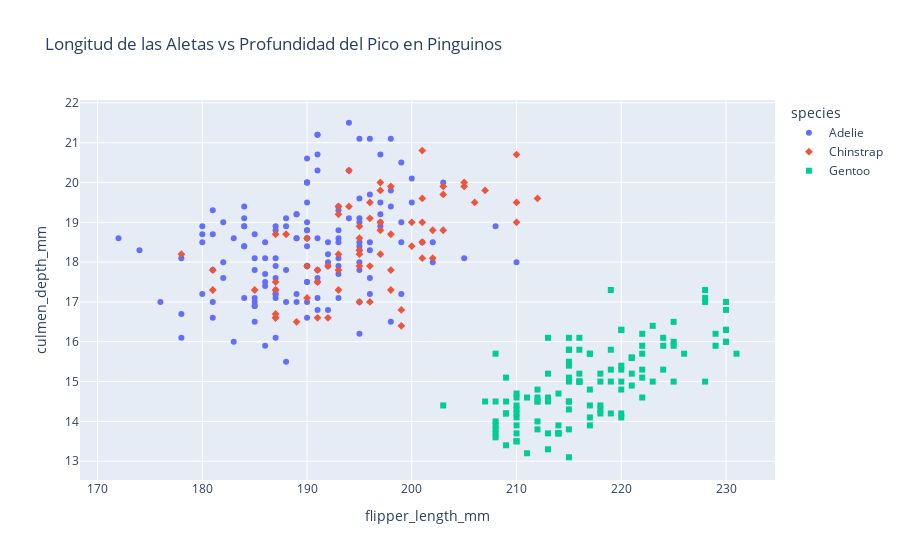

The cell this chart's notebook holds for it:
### Code cell
# Scatter Plot con Plotly
# https://plotly.com/python/line-and-scatter/
fig = px.scatter(
    df, 
    x='flipper_length_mm', 
    y='culmen_depth_mm', 
    title='Longitud de las Aletas vs Profundidad del Pico en Pinguinos',
    # color='sex',
    symbol='species',
    color='species'
)
fig.show()

### Figure 1 — Plotly figure (JSON) as saved in the notebook; plotly's stock layout.template omitted (floating-point values rounded to 4 significant figures; data arrays with more than 128 entries replaced by an {"elided": "..."} marker saying what was removed)
{"data": [{"hovertemplate": "species=Adelie<br>flipper_length_mm=%{x}<br>culmen_depth_mm=%{y}<extra></extra>", "legendgroup": "Adelie", "marker": {"color": "#636efa", "symbol": "circle"}, "mode": "markers", "name": "Adelie", "orientation": "v", "showlegend": true, "type": "scatter", "x": {"elided": "146 int values"}, "xaxis": "x", "y": {"elided": "146 float values"}, "yaxis": "y"}, {"hovertemplate": "species=Chinstrap<br>flipper_length_mm=%{x}<br>culmen_depth_mm=%{y}<extra></extra>", "legendgroup": "Chinstrap", "marker": {"color": "#EF553B", "symbol": "diamond"}, "mode": "markers", "name": "Chinstrap", "orientation": "v", "showlegend": true, "type": "scatter", "x": [192, 196, 193, 188, 197, 198, 178, 197, 195, 198, 193, 194, 185, 201, 190, 201, 197, 181, 190, 195, 181, 191, 187, 193, 195, 197, 200, 200, 191, 205, 187, 201, 187, 203, 195, 199, 195, 210, 192, 205, 210, 187, 196, 196, 196, 201, 190, 212, 187, 198, 199, 201, 193, 203, 187, 197, 191, 203, 202, 194, 206, 189, 195, 207, 202, 193, 210, 198], "xaxis": "x", "y": [17.9, 19.5, 19.2, 18.7, 19.8, 17.8, 18.2, 18.2, 18.9, 19.9, 17.8, 20.3, 17.3, 18.1, 17.1, 19.6, 20, 17.8, 18.6, 18.2, 17.3, 17.5, 16.6, 19.4, 17.9, 19, 18.4, 19, 17.8, 20, 16.6, 20.8, 16.7, 18.8, 18.6, 16.8, 18.3, 20.7, 16.6, 19.9, 19.5, 17.5, 19.1, 17, 17.9, 18.5, 17.9, 19.6, 18.7, 17.3, 16.4, 19, 17.3, 19.7, 17.3, 18.8, 16.6, 19.9, 18.8, 19.4, 19.5, 16.5, 17, 19.8, 18.1, 18.2, 19, 18.7], "yaxis": "y"}, {"hovertemplate": "species=Gentoo<br>flipper_length_mm=%{x}<br>culmen_depth_mm=%{y}<extra></extra>", "legendgroup": "Gentoo", "marker": {"color": "#00cc96", "symbol": "square"}, "mode": "markers", "name": "Gentoo", "orientation": "v", "showlegend": true, "type": "scatter", "x": [211, 230, 210, 218, 215, 210, 211, 219, 209, 215, 214, 216, 214, 213, 210, 217, 210, 221, 209, 222, 218, 215, 213, 215, 215, 215, 215, 210, 220, 222, 209, 207, 230, 220, 220, 213, 219, 208, 208, 208, 225, 210, 216, 222, 217, 210, 225, 213, 215, 210, 220, 210, 225, 217, 220, 208, 220, 208, 224, 208, 221, 214, 231, 219, 230, 229, 220, 223, 216, 221, 221, 217, 216, 230, 209, 220, 215, 223, 212, 221, 212, 224, 212, 228, 218, 218, 212, 230, 218, 228, 212, 224, 214, 226, 216, 222, 203, 225, 219, 228, 215, 228, 215, 210, 219, 208, 209, 216, 229, 213, 230, 217, 230, 217, 222, 214, 215, 222, 212, 213], "xaxis": "x", "y": [13.2, 16.3, 14.1, 15.2, 14.5, 13.5, 14.6, 15.3, 13.4, 15.4, 13.7, 16.1, 13.7, 14.6, 14.6, 15.7, 13.5, 15.2, 14.5, 15.1, 14.3, 14.5, 14.5, 15.8, 13.1, 15.1, 15, 14.3, 15.3, 15.3, 14.2, 14.5, 17, 14.8, 16.3, 13.7, 17.3, 13.6, 15.7, 13.7, 16, 13.7, 15, 15.9, 13.9, 13.9, 15.9, 13.3, 15.8, 14.2, 14.1, 14.4, 15, 14.4, 15.4, 13.9, 15, 14.5, 15.3, 13.8, 14.9, 13.9, 15.7, 14.2, 16.8, 16.2, 14.2, 15, 15, 15.6, 15.6, 14.8, 15, 16, 14.2, 16.3, 13.8, 16.4, 14.5, 15.6, 14.6, 15.9, 13.8, 17.3, 14.4, 14.2, 14, 17, 15, 17.1, 14.5, 16.1, 14.7, 15.7, 15.8, 14.6, 14.4, 16.5, 15, 17, 15.5, 15, 16.1, 14.7, 15.8, 14, 15.1, 15.2, 15.9, 15.2, 16.3, 14.1, 16, 15.7, 16.2, 13.7, 14.3, 15.7, 14.8, 16.1], "yaxis": "y"}], "layout": {"legend": {"title": {"text": "species"}, "tracegroupgap": 0}, "title": {"text": "Longitud de las Aletas vs Profundidad del Pico en Pinguinos"}, "xaxis": {"anchor": "y", "domain": [0, 1], "title": {"text": "flipper_length_mm"}}, "yaxis": {"anchor": "x", "domain": [0, 1], "title": {"text": "culmen_depth_mm"}}}}
